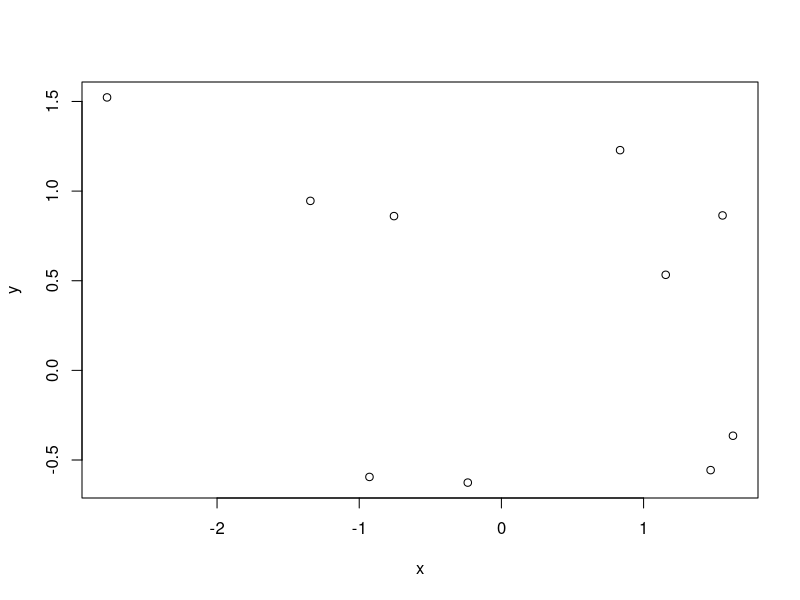
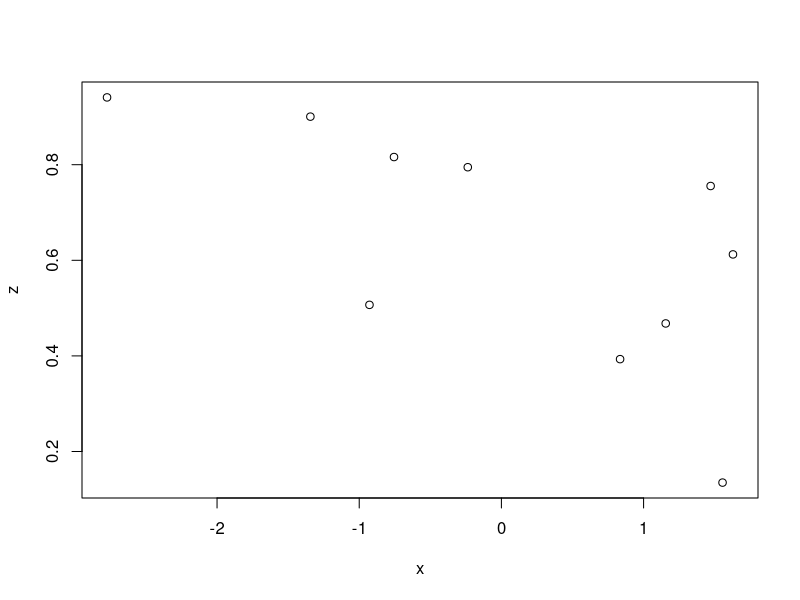
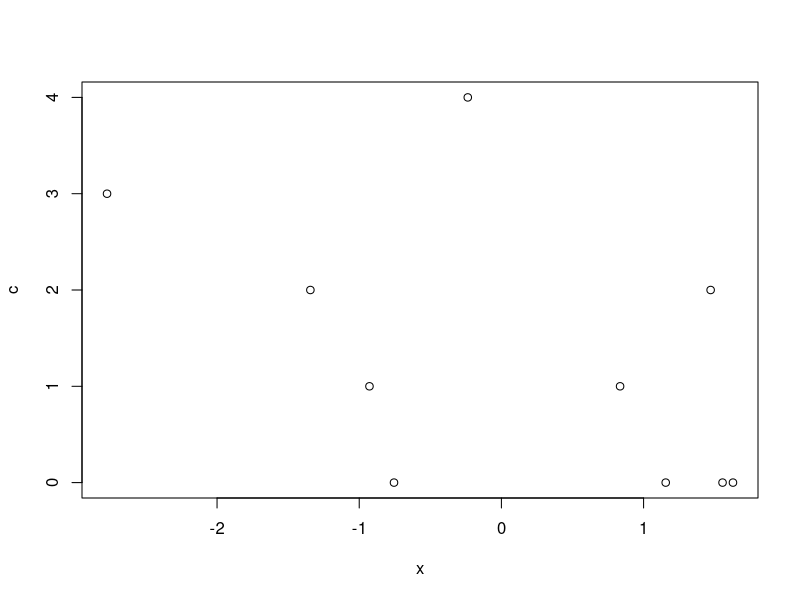

These charts were generated, in order, by the following R code:
x = rnorm(10)
y = rnorm(10)

plot(x, y)

z = runif(10)

plot(x, z)

# Another comment


# Some modifications to the code
c<-rpois(10,1)
plot(x,c)

# A comment